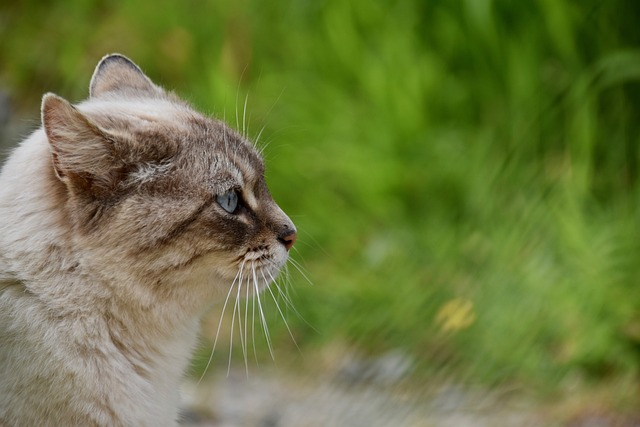
#> input picture img.jpg, 640 x 427 px
$ jupyter execute '07. 이미지 자르기.ipynb'
#> lines starting #> are read from the running program, lines starting #| are printed output that depends on the picture; after the words box and inside, x2 and y2 are one past the last pixel; in counts of white or black regions, pixels touching at a corner belong together
# 7. 이미지 자르기

영역을 잘라서 새로운 윈도우(창)에 표시

[cell 1]
import cv2
img = cv2.imread('img.jpg')
#> img is the input picture: shape (427, 640, 3); mean B, G, R 62.4, 119.4, 107.4
# img.shape (427, 640, 3)

crop = img[100:200, 200:400] # 세로 기준 100 : 200 까지, 가로 기준 300 : 400 까지 자름
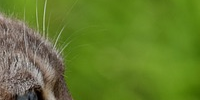
#> crop: shape (100, 200, 3); mean B, G, R 44.5, 124.8, 101.1

cv2.imshow('img',img) # 원본 이미지
cv2.imshow('crop',crop) # 잘린 이미지

cv2.waitKey(0)
cv2.destroyAllWindows()

영역을 잘라서 기존 윈도우에 표시

[cell 2]
import cv2
img = cv2.imread('img.jpg')
# img.shape (427, 640, 3)

crop = img[100:300, 200:400] # 세로 기준 100 : 200 까지, 가로 기준 200 : 400 까지 자름
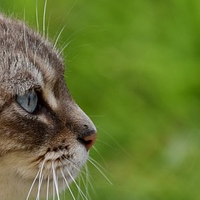
#> crop: shape (200, 200, 3); mean B, G, R 50.8, 119.7, 103.2
img[100:300, 400:600] = crop
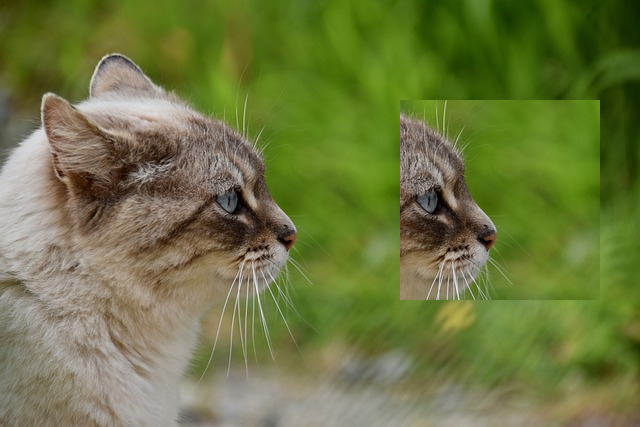
#> img: shape (427, 640, 3); 14.64% of pixels changed, all inside (x1, y1, x2, y2) = (400, 100, 600, 300)


cv2.imshow('img',img) # 원본 이미지

cv2.waitKey(0)
cv2.destroyAllWindows()

$ run again, with newspaper.jpg copied over img.jpg
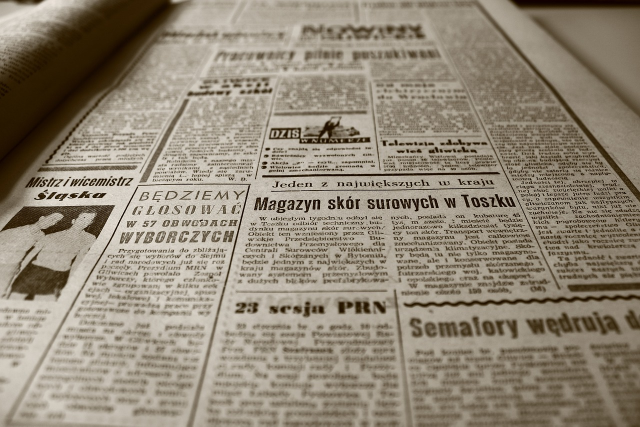
#> input picture newspaper.jpg, 1280 x 853 px (shown at 1/2 size)
#> img is the input picture: shape (853, 1280, 3); mean B, G, R 118.6, 135.1, 145.4
#> `crop = img[100:300, 200:400]`:
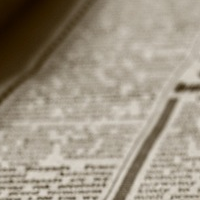
#> crop: shape (200, 200, 3); mean B, G, R 131.7, 147.5, 157
#> `img[100:300, 400:600] = crop`:
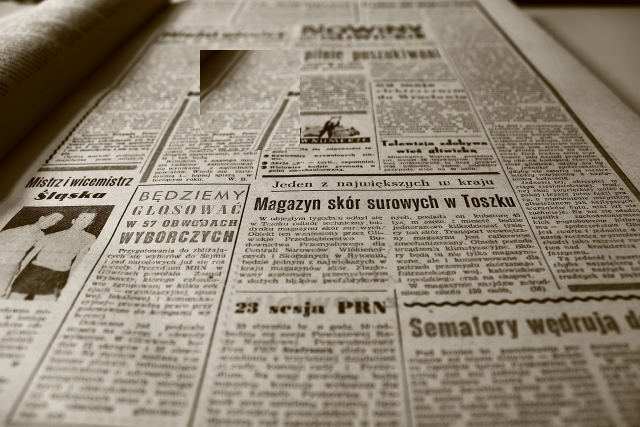
#> img: shape (853, 1280, 3) (shown at 1/2 size); 3.65% of pixels changed, all inside (x1, y1, x2, y2) = (400, 100, 600, 300)
